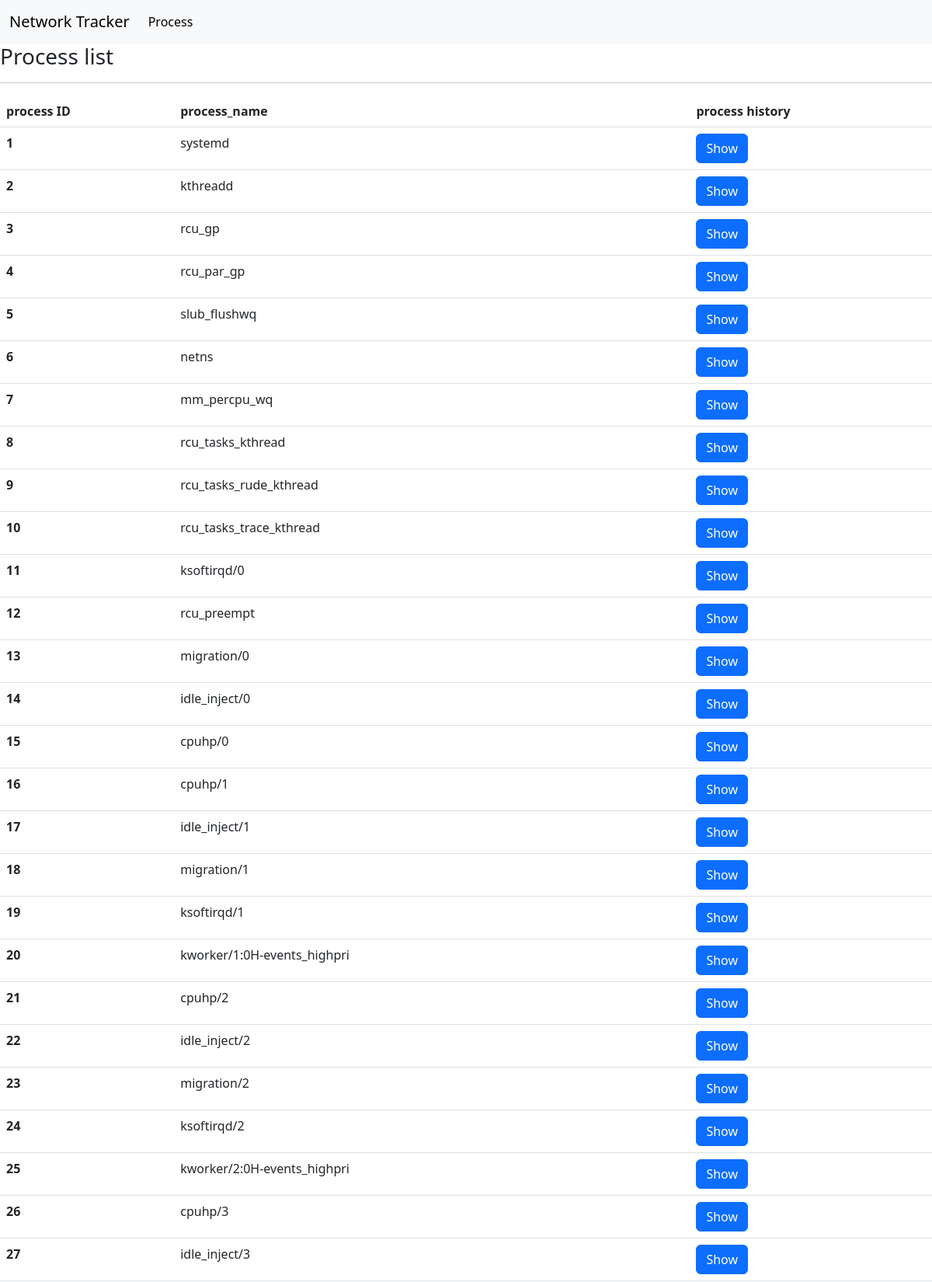
The app's page /processes/1 (upper part) with its own data.
### tracker/models.py (models this page shows)
class SystemProcesses(models.Model):
    network_system = models.ForeignKey(NetworkSystems, on_delete=models.CASCADE)
    process_name = models.CharField(max_length=50)

### tracker/views.py (the view)
# urls.py: path('processes/<str:user_id>', views.ProcessesInfo.as_view(), name="processes"),
class ProcessesInfo(View):
    def get(self, request,user_id):
        process_list = SystemProcesses.objects.filter(network_system=user_id)
        return render(request, "process.html", {"process_list": process_list})

### templates/process.html (shortened to what this page needs)
{% load static %}
<!DOCTYPE html>
<html lang="en">
<head>
    <link href="https://cdn.jsdelivr.net/npm/bootstrap@5.3.0-alpha3/dist/css/bootstrap.min.css" rel="stylesheet">
</head>
<body>
    <nav class="navbar navbar-expand-lg navbar-light bg-light">
        <div class="container-fluid">
          <a class="navbar-brand" href="#">Network Tracker</a>
          <div class="collapse navbar-collapse" id="navbarNavAltMarkup">
            <div class="navbar-nav">
              <a class="nav-link active" aria-current="page" href="#">Process</a>
            </div>
          </div>
        </div>
    </nav>
    <h3>Process list</h3>
    <hr>
    <table class="table">
        <thead>
          <tr>
            <th scope="col">process ID</th>
            <th scope="col">process_name</th>
            <th scope="col">process history</th>
          </tr>
        </thead>
        <tbody>
        {% for process in process_list %}
          <tr>
            <th scope="row">{{process.id}}</th>
            <td>{{process.process_name}}</td>
            <td><a class="btn btn-primary" href="{% url "process_history" process.id  %}" role="button">Show</a></td>
          </tr>
        {% endfor %}
        </tbody>
      </table>
</body>
</html>

### records on screen
SystemProcesses: id "1", process_name "systemd"
SystemProcesses: id "2", process_name "kthreadd"
SystemProcesses: id "3", process_name "rcu_gp"
SystemProcesses: id "4", process_name "rcu_par_gp"
SystemProcesses: id "5", process_name "slub_flushwq"
SystemProcesses: id "6", process_name "netns"
SystemProcesses: id "7", process_name "mm_percpu_wq"
SystemProcesses: id "8", process_name "rcu_tasks_kthread"
SystemProcesses: id "9", process_name "rcu_tasks_rude_kthread"
SystemProcesses: id "10", process_name "rcu_tasks_trace_kthread"
SystemProcesses: id "11", process_name "ksoftirqd/0"
SystemProcesses: id "12", process_name "rcu_preempt"
SystemProcesses: id "13", process_name "migration/0"
SystemProcesses: id "14", process_name "idle_inject/0"
SystemProcesses: id "15", process_name "cpuhp/0"
SystemProcesses: id "16", process_name "cpuhp/1"
SystemProcesses: id "17", process_name "idle_inject/1"
SystemProcesses: id "18", process_name "migration/1"
SystemProcesses: id "19", process_name "ksoftirqd/1"
SystemProcesses: id "20", process_name "kworker/1:0H-events_highpri"
SystemProcesses: id "21", process_name "cpuhp/2"
SystemProcesses: id "22", process_name "idle_inject/2"
SystemProcesses: id "23", process_name "migration/2"
SystemProcesses: id "24", process_name "ksoftirqd/2"
SystemProcesses: id "25", process_name "kworker/2:0H-events_highpri"
SystemProcesses: id "26", process_name "cpuhp/3"
SystemProcesses: id "27", process_name "idle_inject/3"
